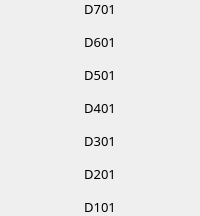
                            <widget class="QFrame" name="frame_69">
                             <property name="frameShape">
                              <enum>QFrame::NoFrame</enum>
                             </property>
                             <property name="frameShadow">
                              <enum>QFrame::Raised</enum>
                             </property>
                             <layout class="QVBoxLayout" name="verticalLayout_75">
                              <property name="spacing">
                               <number>15</number>
                              </property>
                              <property name="leftMargin">
                               <number>0</number>
                              </property>
                              <property name="topMargin">
                               <number>0</number>
                              </property>
                              <property name="rightMargin">
                               <number>0</number>
                              </property>
                              <property name="bottomMargin">
                               <number>0</number>
                              </property>
                              <item>
                               <widget class="QLabel" name="label_171">
                                <property name="font">
                                 <font>
                                  <family>Mitr SemiBold</family>
                                  <pointsize>10</pointsize>
                                 </font>
                                </property>
                                <property name="text">
                                 <string>D701</string>
                                </property>
                                <property name="alignment">
                                 <set>Qt::AlignCenter</set>
                                </property>
                               </widget>
                              </item>
                              <item>
                               <widget class="QLabel" name="label_172">
                                <property name="font">
                                 <font>
                                  <family>Mitr SemiBold</family>
                                  <pointsize>10</pointsize>
                                 </font>
                                </property>
                                <property name="text">
                                 <string>D601</string>
                                </property>
                                <property name="alignment">
                                 <set>Qt::AlignCenter</set>
                                </property>
                               </widget>
                              </item>
                              <item>
                               <widget class="QLabel" name="label_173">
                                <property name="font">
                                 <font>
                                  <family>Mitr SemiBold</family>
                                  <pointsize>10</pointsize>
                                 </font>
                                </property>
                                <property name="text">
                                 <string>D501</string>
                                </property>
                                <property name="alignment">
                                 <set>Qt::AlignCenter</set>
                                </property>
                               </widget>
                              </item>
                              <item>
                               <widget class="QLabel" name="label_174">
                                <property name="font">
                                 <font>
                                  <family>Mitr SemiBold</family>
                                  <pointsize>10</pointsize>
                                 </font>
                                </property>
                                <property name="text">
                                 <string>D401</string>
                                </property>
                                <property name="alignment">
                                 <set>Qt::AlignCenter</set>
                                </property>
                               </widget>
                              </item>
                              <item>
                               <widget class="QLabel" name="label_175">
                                <property name="font">
                                 <font>
                                  <family>Mitr SemiBold</family>
                                  <pointsize>10</pointsize>
                                 </font>
                                </property>
                                <property name="text">
                                 <string>D301</string>
                                </property>
                                <property name="alignment">
                                 <set>Qt::AlignCenter</set>
                                </property>
                               </widget>
                              </item>
                              <item>
                               <widget class="QLabel" name="label_176">
                                <property name="font">
                                 <font>
                                  <family>Mitr SemiBold</family>
                                  <pointsize>10</pointsize>
                                 </font>
                                </property>
                                <property name="text">
                                 <string>D201</string>
                                </property>
                                <property name="alignment">
                                 <set>Qt::AlignCenter</set>
                                </property>
                               </widget>
                              </item>
                              <item>
                               <widget class="QLabel" name="label_177">
                                <property name="font">
                                 <font>
                                  <family>Mitr SemiBold</family>
                                  <pointsize>10</pointsize>
                                 </font>
                                </property>
                                <property name="text">
                                 <string>D101</string>
                                </property>
                                <property name="alignment">
                                 <set>Qt::AlignCenter</set>
                                </property>
                               </widget>
                              </item>
                             </layout>
                            </widget>
